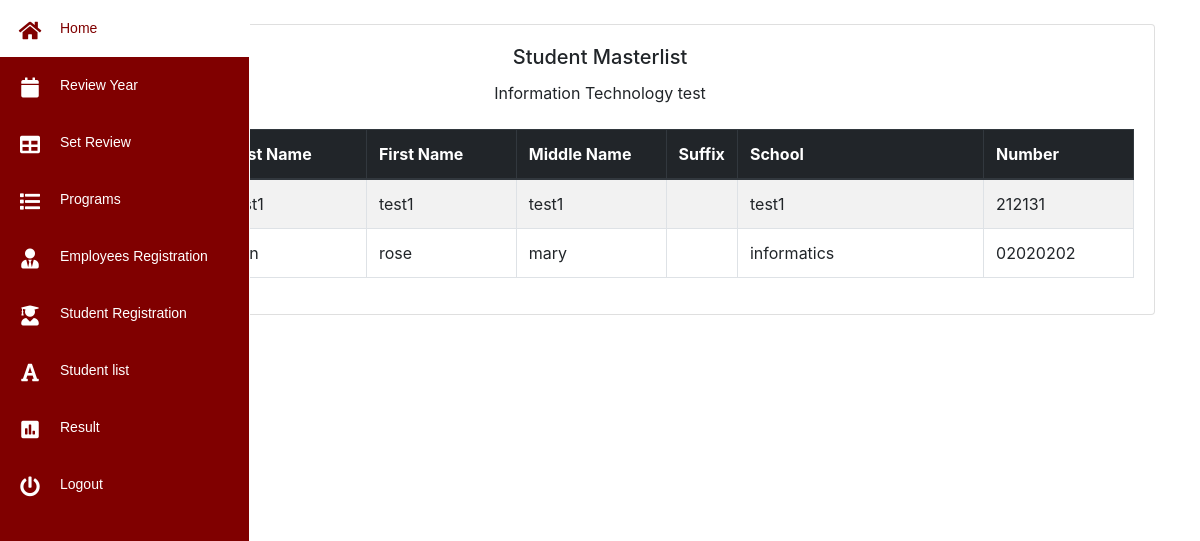
Before: /admin/bstudent_list.php?id=7 (signed in) with the older database file.
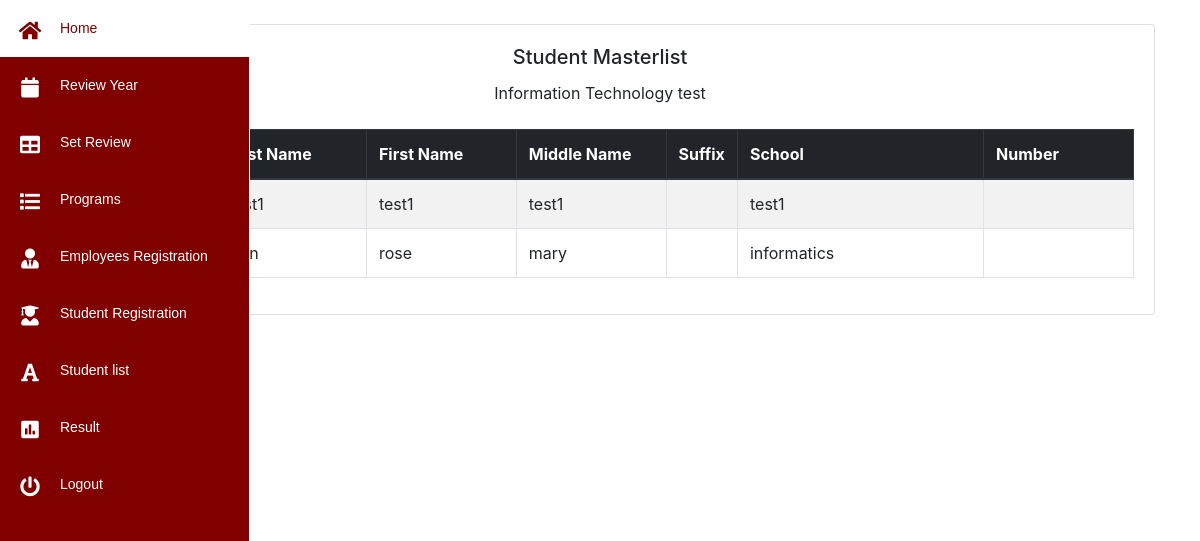
After: the same page with the newer database file.
### tables this page shows
CREATE TABLE `enrolltbl` (
  `enroll_id` int(11) NOT NULL,
  `enroll_date` varchar(255) NOT NULL,
  `datee` date NOT NULL,
  `student_number` varchar(255) NOT NULL,
  `program` varchar(225) NOT NULL,
  `block_id` varchar(255) NOT NULL,
  `tuition` decimal(10,2) NOT NULL
);

CREATE TABLE `studenttbl` (
  `stud_id` int(11) NOT NULL,
  `student_number` varchar(255) NOT NULL,
  `FirstName` varchar(255) NOT NULL,
  `MiddleName` varchar(255) NOT NULL,
  `LastName` varchar(255) NOT NULL,
  `Suffix` varchar(255) NOT NULL,
  `Nickname` varchar(255) NOT NULL,
  `Address` varchar(255) NOT NULL,
  `EnrolledSchool` varchar(255) NOT NULL,
  `Program` varchar(225) NOT NULL,
  `Status` varchar(255) NOT NULL,
  `Package` varchar(255) NOT NULL,
  `Gender` varchar(255) NOT NULL,
  `ContactNumber` varchar(255) NOT NULL,
  `GuardianName` varchar(255) NOT NULL,
  `GContactNumber` varchar(255) NOT NULL,
  `Relationship` varchar(255) NOT NULL,
  `Password` varchar(255) NOT NULL,
  `balance` decimal(10,2) NOT NULL
);

### admin/bstudent_list.php (the view, shortened to what this page needs)
<?php
include "php/nav.php";
  if ($_GET) {
  $id = $_GET['id'];
}
 $query= "SELECT * FROM enrolltbl WHERE enroll_date ='$active' AND block_id ='$id'";
 $result= mysqli_query($conn,$query);
  $s2= "SELECT * FROM block WHERE block_id = '$id'";
  $r2 = $conn->query($s2);
  $d2= $r2->fetch_assoc();
?>
 <link rel="stylesheet" type="text/css" href="https://cdn.datatables.net/1.10.19/css/jquery.dataTables.css">
<div class="container">
    <br>
<div class="card-deck" >
  <div class="card">
    <div class="card-body">
     <center> <h5 class="card-title">Student Masterlist</h5></center>
    <center> <?php echo $d2["program"];?> <?php echo $d2["block_name"];?></center>
<br>
 <div class="table-sorting table-responsive-sm mx-auto" >
                                        <table class="table table-striped table-bordered"  id="tSortable20">
                                        <thead class="thead-dark">
                                            <th style="width:14%">StudentNumber</th>
                                             <th style="width:14%">Last Name</th>
                                            <th style="width:14%">First Name</th>
                                            <th style="width:14%">Middle Name</th>
                                            <th style="width:5%">Suffix</th>
                                            <th style="width:23%">School</th>
                                            <th style="width:14%">Number</th>
                                      </thead>
                                      <tbody>
                                        <?php
                                        while($row = mysqli_fetch_array($result)){
                                        ?>
<?php
$stud_no = $row["student_number"];
  $s1= "SELECT * FROM studenttbl WHERE student_number = '$stud_no'";
  $r1 = $conn->query($s1);
  $d1= $r1->fetch_assoc();
?>
                                         <td><?php echo $d1["student_number"];?></td>
                                         <td><?php echo $d1["LastName"];?></td>
                                         <td><?php echo $d1["FirstName"];?></td>
                                         <td><?php echo $d1["MiddleName"];?></td>
                                         <td></td>
                                         <td><?php echo $d1["EnrolledSchool"];?></td>
                                         <td><?php echo $d1["TelPhone"];?></td>
   <?php
   }
  ?>
  </tbody>
</table>
</div>

Changed rows visible on the page:
changed through a linked row, enrolltbl "test1": studenttbl.TelPhone "212131" → (not shown)
changed through a linked row, enrolltbl "tran": studenttbl.TelPhone "02020202" → (not shown)
